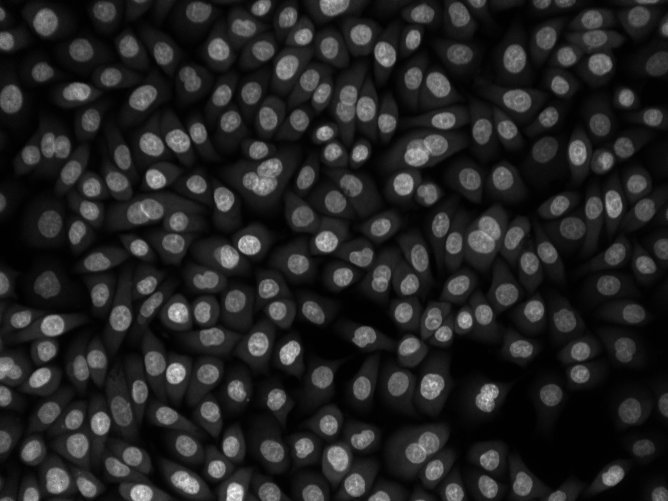
#> input picture images/002002-3608-channel-0.tif, 668 x 501 px
$ jupyter execute biomedia_seg_04_kmeans.ipynb   (shell and % lines are left out)
#> lines starting #> are read from the running program, lines starting #| are printed output that depends on the picture
<div class="alert alert-block alert-info">
Visit the <a href="https://github.com/engs1258/biomedical-image-analysis-notebooks/wiki">wiki</a> pages to find some additional documentation and instructions on how view an interactive verson of these notebooks using binder.</div>

---


[cell 1]
import math
import numpy as np
import matplotlib.pyplot as plt


from skimage import io, measure
from sklearn.cluster import KMeans

## K-means on a multi-channel image

[cell 2]
image_ch_0 = io.imread("../images/002002-3608-channel-0.tif")
#> image_ch_0 is the input picture: shape (501, 668); min 0, max 255, mean 36.1
image_ch_1 = io.imread("../images/002002-3608-channel-1.tif")
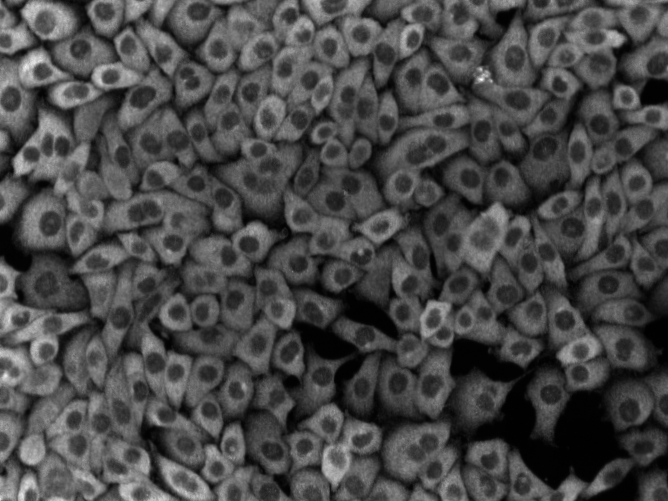
#> input picture images/002002-3608-channel-1.tif, 668 x 501 px
#> image_ch_1 is the input picture: shape (501, 668); min 0, max 255, mean 72.2
image_ch_2 = io.imread("../images/002002-3608-channel-2.tif")
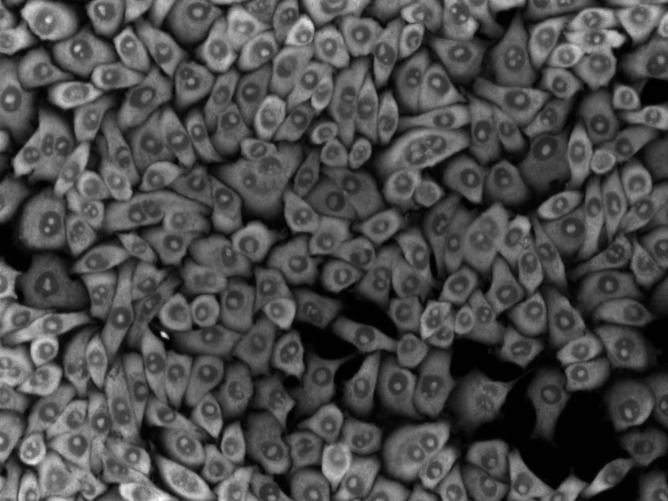
#> input picture images/002002-3608-channel-2.tif, 668 x 501 px
#> image_ch_2 is the input picture: shape (501, 668); min 0, max 255, mean 75.5
rows, cols = image_ch_0.shape
#> rows = 501; cols = 668
print(rows)
#| 501
print(cols)
#| 668

[cell 3]
fig, ax = plt.subplots(figsize=(15, 15))
plt.subplot(1,3,1)
plt.imshow(image_ch_0, cmap='gray')
plt.subplot(1,3, 2)
plt.imshow(image_ch_1, cmap='gray')
plt.subplot(1,3, 3)
plt.imshow(image_ch_2, cmap='gray')
plt.show()
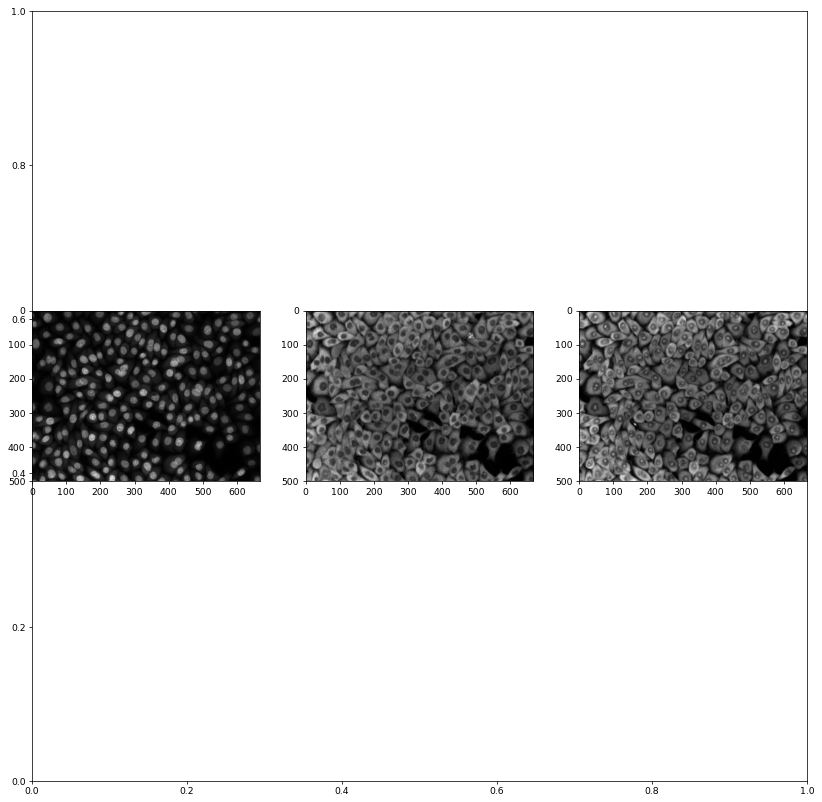
#> figure drawn by matplotlib, 3 panels

Construct the data matrix

[cell 4]
ch_0 = image_ch_0.flatten()
ch_1 = image_ch_1.flatten()
ch_2 = image_ch_2.flatten()
data = np.array([ch_0, ch_1, ch_2])
data = np.transpose(data)
print(data.shape)
#| (334668, 3)

### Define the estimator

Here you would need to define the number of clusters as well as the initialisation method. Refer to the documentation to learn more about the parameter settings.

[cell 5]
estimator = KMeans(n_clusters=4, n_init=1, init='random')

[cell 6]
estimator.fit(data)

[cell 7]
labels = estimator.labels_
print(labels.shape)

[cell 8]
label_image = np.reshape(labels, (rows, cols))

[cell 9]
fig, ax = plt.subplots(figsize=(10, 10))
plt.subplot(1,2,1)
plt.imshow(image_ch_0, cmap='gray')
plt.subplot(1,2, 2)
plt.imshow(label_image)
plt.show()
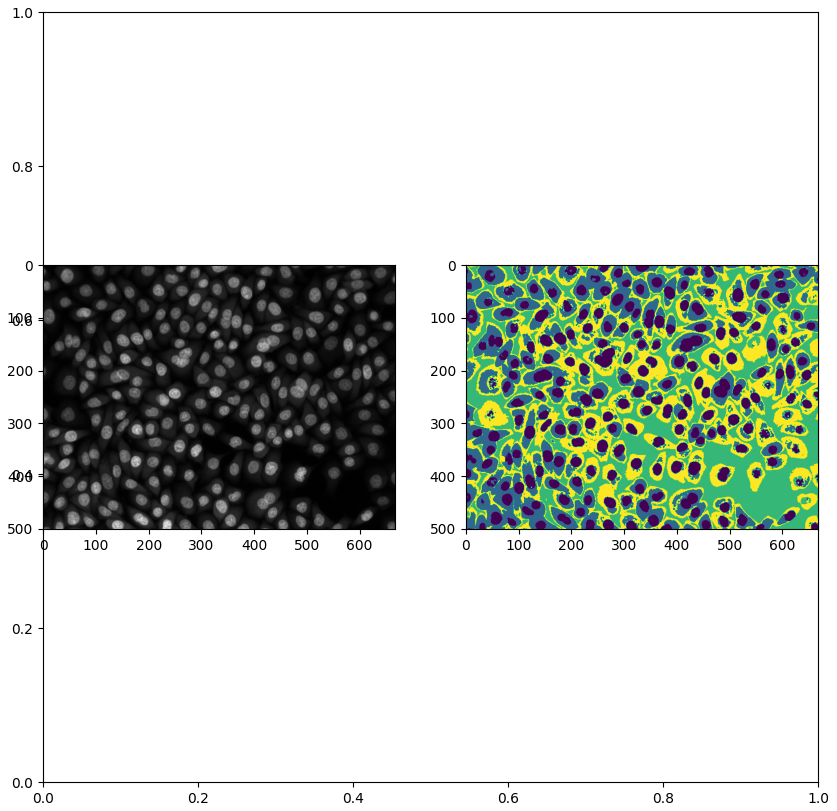
#> figure drawn by matplotlib, 2 panels

## Generate a label image using connected components

[cell 10]
labels, N = measure.label(label_image, return_num=True)
#> N = 1023
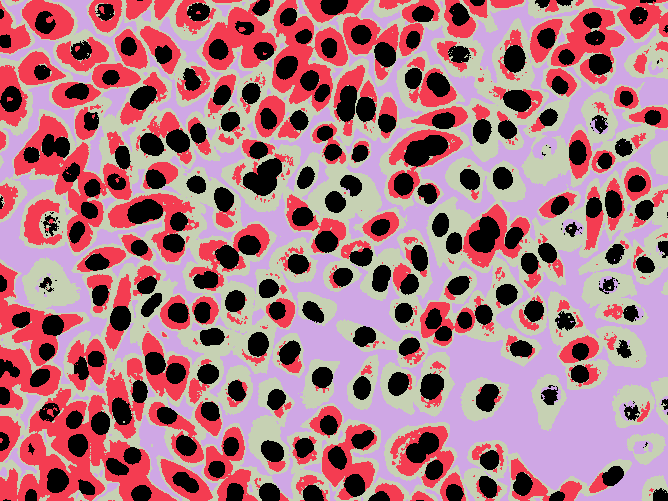
#> label_image: shape (501, 668) int32; 4 distinct labels, from 0 to 3; one colour per label, 0 black

[cell 11]
fig, ax = plt.subplots(figsize=(10, 10))
plt.imshow(labels)
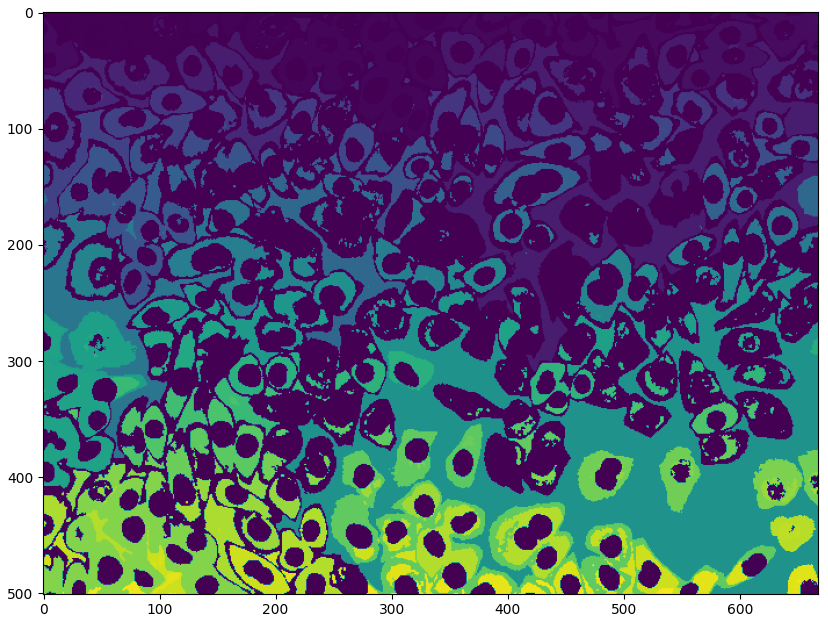
#> figure drawn by matplotlib, 1 panel
